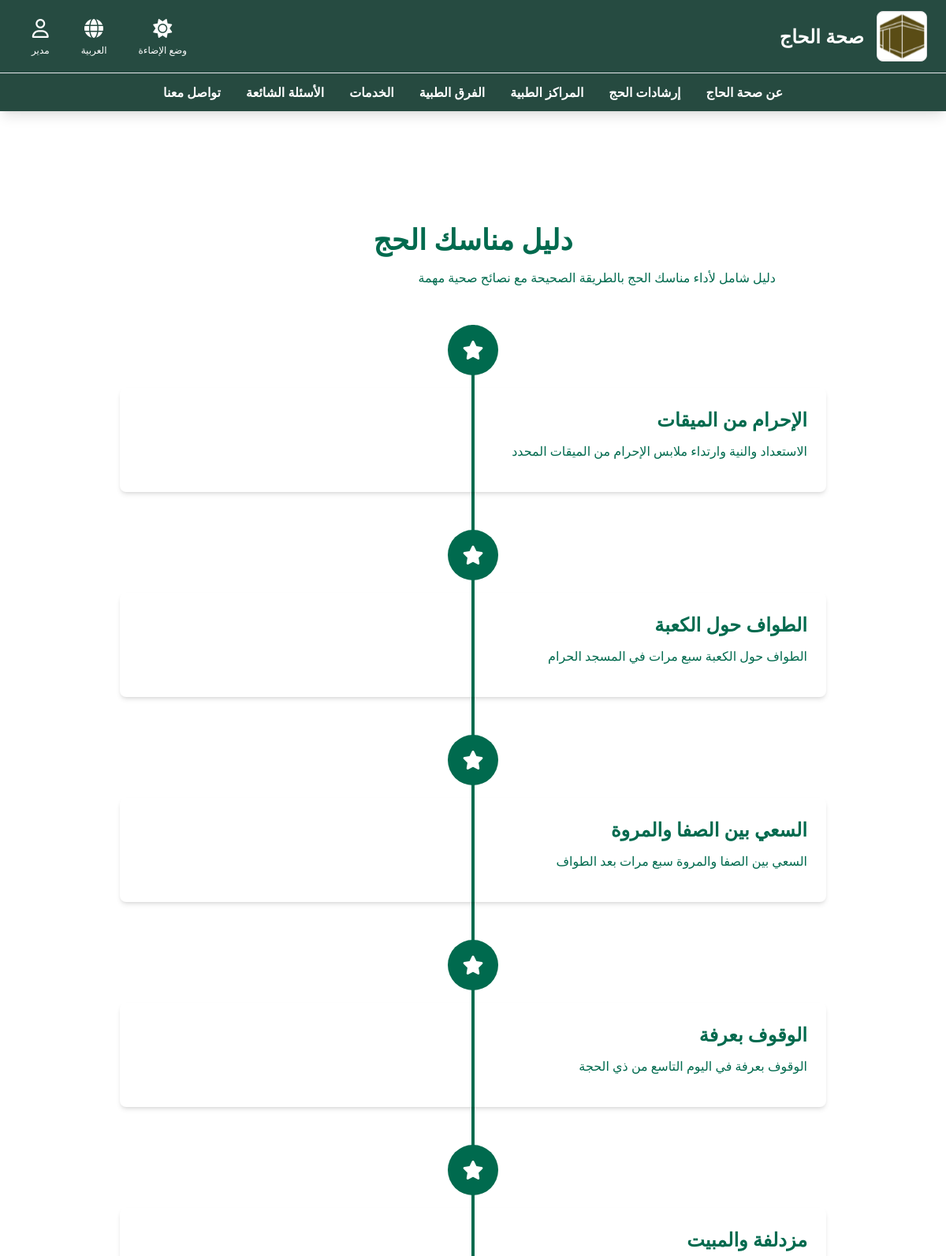
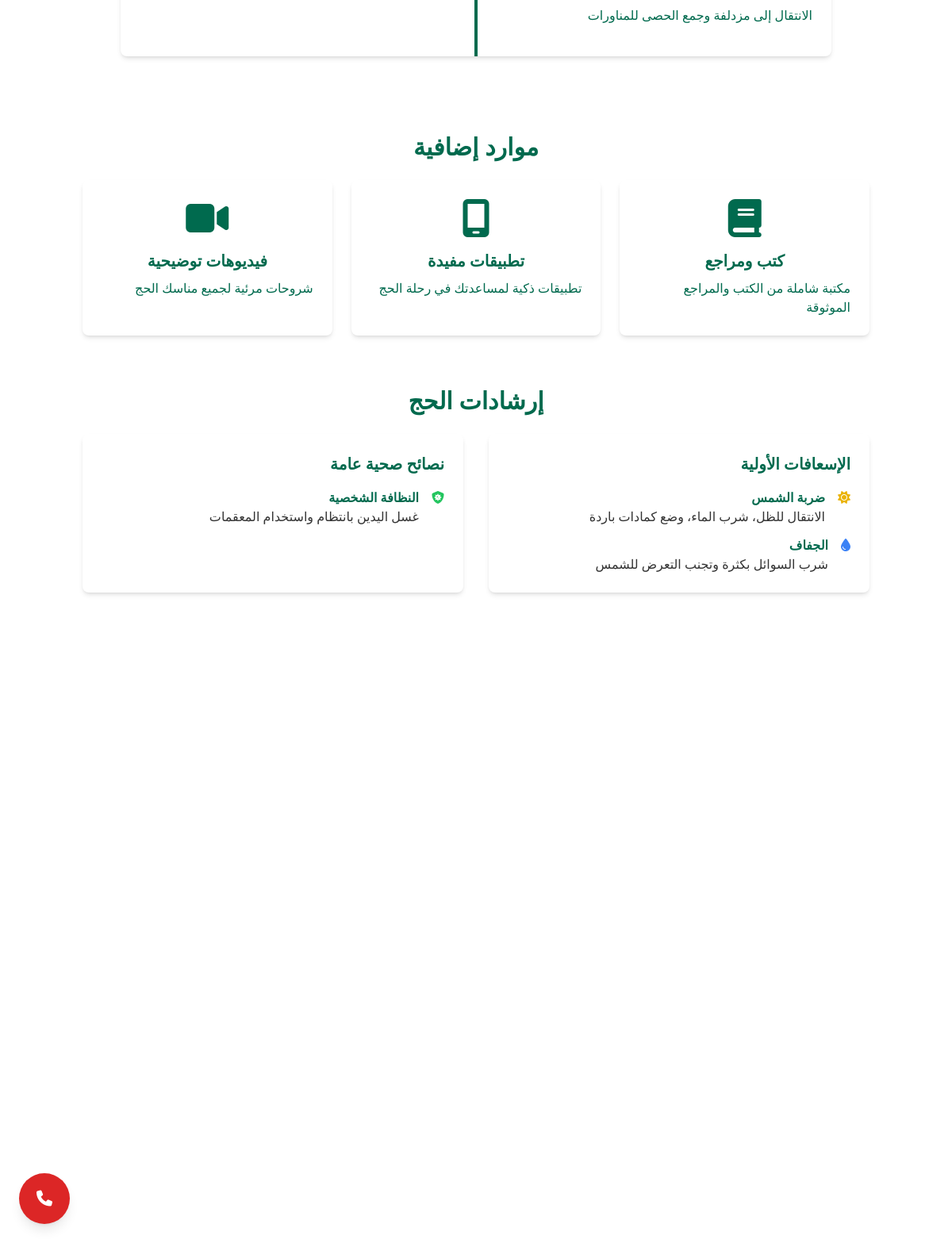
The app's page /guidelines (signed in) with its own data (2 pictures, top to bottom).
### tables this page shows
CREATE TABLE `users` (
  `user_id` int(11) NOT NULL,
  `username` varchar(50) NOT NULL,
  `password_hash` varchar(255) NOT NULL,
  `email` varchar(100) DEFAULT NULL,
  `phone_number` varchar(20) DEFAULT NULL,
  `first_name_ar` varchar(100) NOT NULL,
  `first_name_en` varchar(100) NOT NULL,
  `last_name_ar` varchar(100) NOT NULL,
  `last_name_en` varchar(100) NOT NULL,
  `profile_image_url` varchar(255) DEFAULT NULL,
  `date_of_birth` date DEFAULT NULL,
  `gender` enum('male','female','other') DEFAULT NULL,
  `nationality_id` int(11) DEFAULT NULL,
  `id_number` varchar(50) DEFAULT NULL COMMENT 'National ID or Iqama number',
  `passport_number` varchar(50) DEFAULT NULL,
  `user_type` enum('pilgrim','guide','medical_personnel','administrator') NOT NULL,
  `status` enum('active','inactive','suspended') DEFAULT 'active',
  `created_at` timestamp NOT NULL DEFAULT current_timestamp(),
  `updated_at` timestamp NOT NULL DEFAULT current_timestamp() ON UPDATE current_timestamp()
);

CREATE TABLE `hajj_timeline` (
  `ritual_id` int(11) NOT NULL,
  `ritual_name_ar` varchar(255) NOT NULL,
  `ritual_name_en` varchar(255) NOT NULL,
  `description_ar` text DEFAULT NULL,
  `description_en` text DEFAULT NULL,
  `scheduled_date` date DEFAULT NULL,
  `scheduled_time` time DEFAULT NULL,
  `location_ar` varchar(255) DEFAULT NULL,
  `location_en` varchar(255) DEFAULT NULL,
  `display_order` int(11) DEFAULT 0
);

### app/Views/pages/public/guidelines.php (the view, shortened to what the rows shown need)
<?php
$currentLang = getCurrentLanguage();
?>
<div class="main-content min-h-screen relative page-content">
    <div class="container mx-auto px-4 py-12">
        <div class="text-center mb-12">
            <h2 class="text-3xl md:text-4xl font-bold text-primary mb-4"><?= __('rituals_guide') ?></h2>
            <p class="max-w-3xl mx-auto <?= getTextAlignClass() ?> text-primary">
                <?= __('rituals_guide_description') ?>
            </p>
        </div>
        <div class="relative mb-24">
            <div class="absolute left-1/2 transform -translate-x-1/2 h-full w-1 bg-primary"></div>
            <div class="grid grid-cols-1 gap-12">
                <?php if (!empty($timeline)): ?>
                    <?php foreach ($timeline as $item): ?>
                        <div class="relative">
                            <div class="flex items-center justify-center">
                                <div class="bg-primary text-white w-16 h-16 rounded-full flex items-center justify-center z-10 mb-4">
                                    <i class="<?= htmlspecialchars($item['icon_class'] ?? 'fa-solid fa-star') ?> text-2xl"></i>
                                </div>
                            </div>
                            <div class="rounded-lg p-6 shadow-md mx-4 md:mx-12 bg-secondary">
                                <h3 class="text-2xl font-bold mb-3 <?= getTextAlignClass() ?> text-primary">
                                    <?= htmlspecialchars(getLocalizedField($item, 'ritual_name')) ?>
                                </h3>
                                <?php if (!empty($item['description_ar']) || !empty($item['description_en'])): ?>
                                    <p class="mb-4 <?= getTextAlignClass() ?> text-primary">
                                        <?= nl2br(htmlspecialchars(getLocalizedField($item, 'description'))) ?>
                                    </p>
                                <?php endif; ?>
                            </div>
                        </div>
                    <?php endforeach; ?>
                <?php endif; ?>
            </div>
        </div>
        <div class="mb-16">
            <h2 class="text-3xl font-bold text-primary mb-6 text-center"><?= __('additional_resources') ?></h2>
            <div class="grid grid-cols-1 md:grid-cols-3 gap-6">
                <div class="p-6 rounded-lg shadow-md text-center bg-secondary">
                    <div class="text-primary text-5xl mb-4">
                        <i class="fa-solid fa-book"></i>
                    </div>
                    <h3 class="text-xl font-bold mb-2 text-primary"><?= __('books_references') ?></h3>
                    <p class="<?= getTextAlignClass() ?> text-primary">
                        <?= __('books_references_description') ?>
                    </p>
                </div>
                <div class="p-6 rounded-lg shadow-md text-center bg-secondary">
                    <div class="text-primary text-5xl mb-4">
                        <i class="fa-solid fa-mobile-screen"></i>
                    </div>
                    <h3 class="text-xl font-bold mb-2 text-primary"><?= __('useful_apps') ?></h3>
                    <p class="<?= getTextAlignClass() ?> text-primary">
                        <?= __('useful_apps_description') ?>
                    </p>
                </div>
                <div class="p-6 rounded-lg shadow-md text-center bg-secondary">
                    <div class="text-primary text-5xl mb-4">
                        <i class="fa-solid fa-video"></i>
                    </div>
                    <h3 class="text-xl font-bold mb-2 text-primary"><?= __('explanatory_videos') ?></h3>
                    <p class="<?= getTextAlignClass() ?> text-primary">
                        <?= __('explanatory_videos_description') ?>
                    </p>
                </div>
            </div>
        </div>
        <div class="mb-16">
            <h2 class="text-3xl font-bold text-primary mb-6 text-center"><?= __('health_guidelines') ?></h2>
            <div class="grid grid-cols-1 md:grid-cols-2 gap-8">
                <div class="p-6 rounded-lg shadow-md bg-secondary">
                    <h3 class="text-xl font-bold mb-4 <?= getTextAlignClass() ?> text-primary"><?= __('first_aid') ?></h3>
                    <ul class="space-y-3 <?= getTextAlignClass() ?> text-primary">
                        <li class="flex items-start gap-2">
                            <i class="fa-solid fa-sun text-yellow-500 mt-1 <?= $currentLang === 'ar' ? 'ml-2' : 'mr-2' ?>"></i>
                            <div>
                                <span class="font-bold"><?= __('sunstroke') ?></span>
                                <p><?= __('sunstroke_treatment') ?></p>
                            </div>
                        </li>
                        <li class="flex items-start gap-2">
                            <i class="fa-solid fa-droplet text-blue-500 mt-1 <?= $currentLang === 'ar' ? 'ml-2' : 'mr-2' ?>"></i>
                            <div>
                                <span class="font-bold"><?= __('dehydration') ?></span>
                                <p><?= __('dehydration_treatment') ?></p>
                            </div>
                        </li>
                    </ul>
                </div>
                <div class="p-6 rounded-lg shadow-md bg-secondary">
                    <h3 class="text-xl font-bold mb-4 <?= getTextAlignClass() ?> text-primary"><?= __('general_health_tips') ?></h3>
                    <ul class="space-y-3 <?= getTextAlignClass() ?> text-primary">
                        <li class="flex items-start gap-2">
                            <i class="fa-solid fa-shield-virus text-green-500 mt-1 <?= $currentLang === 'ar' ? 'ml-2' : 'mr-2' ?>"></i>
                            <div>
                                <span class="font-bold"><?= __('personal_hygiene') ?></span>
                                <p><?= __('personal_hygiene_tips') ?></p>
                            </div>
                        </li>
                    </ul>
                </div>
            </div>
        </div>
    </div>
    <div class="fixed bottom-6 <?= $currentLang === 'ar' ? 'left-6' : 'right-6' ?> z-50">
        <a href="tel:997" class="bg-red-600 hover:bg-red-700 text-white rounded-full w-16 h-16 flex items-center justify-center shadow-lg hover:shadow-xl transition-all duration-300 animate-pulse">
            <i class="fas fa-phone text-xl"></i>
        </a>
    </div>
</div>

### app/Views/components/navigation.php (shortened to what the rows shown need)
<nav class="fixed top-0 w-full z-50 bg-bg-primary shadow-lg">
    <div class="flex justify-between items-center px-6 py-3 border-b border-gray-200">
        <div class="flex items-center gap-4">
            <img src="/sihat-al-haj/public/assets/images/sihat-al-haj.svg" alt="صحة الحاج" class="h-16 w-16" onerror="this.style.display='none'">
            <h1 class="text-white text-2xl font-bold">صحة الحاج</h1>
        </div>
        <div class="flex items-center gap-2">
            <button onclick="toggleTheme()" class="flex flex-col items-center justify-center px-4 py-2 hover:bg-white hover:bg-opacity-20 rounded-lg transition-colors group" id="theme-toggle">
                <i class="fa-solid fa-sun text-2xl text-white group-hover:text-black light-icon transition-colors"></i>
                <span class="text-xs text-white group-hover:text-black mt-1 theme-text transition-colors" data-ar="وضع الإضاءة" data-en="Light Mode">وضع الإضاءة</span>
            </button>
            <button onclick="toggleLanguage()" class="flex flex-col items-center justify-center px-4 py-2 hover:bg-white hover:bg-opacity-20 rounded-lg transition-colors group" id="language-switcher">
                <i class="fa-solid fa-globe text-2xl text-white group-hover:text-black transition-colors"></i>
                <span class="text-xs text-white group-hover:text-black mt-1 language-text transition-colors" data-current="ar" data-ar="العربية" data-en="English">العربية</span>
            </button>
            <?php if ($isLoggedIn): ?>
                <div class="relative">
                    <button id="user-menu-btn" class="flex flex-col items-center justify-center px-4 py-2 hover:bg-white hover:bg-opacity-20 rounded-lg transition-colors group">
                        <i class="fa-regular fa-user text-2xl text-white group-hover:text-black transition-colors"></i>
                        <span class="text-xs text-white group-hover:text-black mt-1 whitespace-nowrap transition-colors"><?= $user['first_name_ar'] ?? 'الملف الشخصي' ?></span>
                    </button>
                </div>
            <?php endif; ?>
        </div>
    </div>
    <div class="bg-nav-transparent">
        <ul class="flex justify-center items-center gap-8 px-6 py-3">
            <li><a href="<?= url('/about') ?>" class="text-white hover:text-black transition-colors font-semibold" data-ar="عن صحة الحاج" data-en="About Sihat Al-Hajj">عن صحة الحاج</a></li>
            <li><a href="<?= url('/guidelines') ?>" class="text-white hover:text-black transition-colors font-semibold" data-ar="إرشادات الحج" data-en="Hajj Guidelines">إرشادات الحج</a></li>
            <li><a href="<?= url('/medical-centers') ?>" class="text-white hover:text-black transition-colors font-semibold" data-ar="المراكز الطبية" data-en="Medical Centers">المراكز الطبية</a></li>
            <li><a href="<?= url('/medical-teams') ?>" class="text-white hover:text-black transition-colors font-semibold" data-ar="الفرق الطبية" data-en="Medical Teams">الفرق الطبية</a></li>
            <li><a href="<?= url('/services') ?>" class="text-white hover:text-black transition-colors font-semibold" data-ar="الخدمات" data-en="Services">الخدمات</a></li>
            <li><a href="<?= url('/faqs') ?>" class="text-white hover:text-black transition-colors font-semibold" data-ar="الأسئلة الشائعة" data-en="FAQs">الأسئلة الشائعة</a></li>
            <li><a href="<?= url('/contact') ?>" class="text-white hover:text-black transition-colors font-semibold" data-ar="تواصل معنا" data-en="Contact Us">تواصل معنا</a></li>
        </ul>
    </div>
</nav>
<div class="h-32"></div>

### app/Core/Router.php (shortened to what the rows shown need)
<?php
class Router
{
    private $routes = [];
    private function addRoute($method, $pattern, $callback)
    {
        $this->routes[] = [
            'method' => $method,
            'pattern' => $pattern,
            'callback' => $callback
        ];
    }
    public function handleRequest()
    {
        $requestMethod = $_SERVER['REQUEST_METHOD'];
        $requestUri = $this->getRequestUri();
        foreach ($this->routes as $route) {
            if ($route['method'] === $requestMethod && $this->matchRoute($route['pattern'], $requestUri)) {
                return $this->executeRoute($route['callback'], $this->getRouteParams($route['pattern'], $requestUri));
            }
        }
    }
    private function getRequestUri()
    {
        $uri = $_SERVER['REQUEST_URI'];
        $basePath = '/sihat-al-haj';
        if (strpos($uri, $basePath) === 0) {
            $uri = substr($uri, strlen($basePath));
        }
        return $uri;
    }
    private function matchRoute($pattern, $uri)
    {
        $pattern = preg_replace('/\{([^}]+)\}/', '([^/]+)', $pattern);
        $pattern = '#^' . $pattern . '$#';
        return preg_match($pattern, $uri);
    }
    private function getRouteParams($pattern, $uri)
    {
        $params = [];
        return $params;
    }
    private function executeRoute($callback, $params = [])
    {
        if (is_string($callback)) {
            if (strpos($callback, '@') !== false) {
                list($controllerName, $methodName) = explode('@', $callback);
                $controllerClass = "\\App\\Controllers\\{$controllerName}";
                if (class_exists($controllerClass)) {
                    $controller = new $controllerClass();
                    if (method_exists($controller, $methodName)) {
                        return call_user_func_array([$controller, $methodName], $params);
                    } else {
                        throw new \Exception("Method {$methodName} not found in {$controllerClass}");
                    }
                } else {
                    throw new \Exception("Controller {$controllerClass} not found");
                }
            }
        } elseif (is_callable($callback)) {
            return call_user_func_array($callback, $params);
        }
        throw new \Exception("Invalid route callback");
    }
}

### records on screen
users: first_name_ar "مدير"
hajj_timeline: ritual_name_ar "الإحرام من الميقات", description_ar "الاستعداد والنية وارتداء ملابس الإحرام من الميقات المحدد"
hajj_timeline: ritual_name_ar "الطواف حول الكعبة", description_ar "الطواف حول الكعبة سبع مرات في المسجد الحرام"
hajj_timeline: ritual_name_ar "السعي بين الصفا والمروة", description_ar "السعي بين الصفا والمروة سبع مرات بعد الطواف"
hajj_timeline: ritual_name_ar "الوقوف بعرفة", description_ar "الوقوف بعرفة في اليوم التاسع من ذي الحجة"
hajj_timeline: ritual_name_ar "مزدلفة والمبيت", description_ar "الانتقال إلى مزدلفة وجمع الحصى للمناورات"
